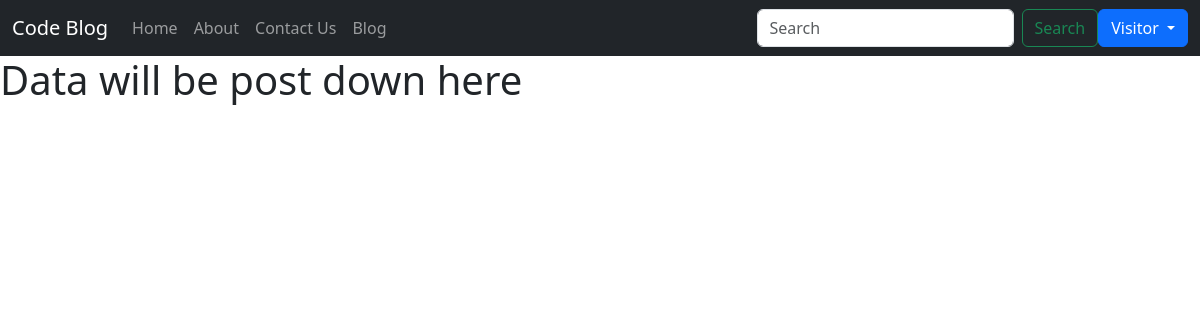
The app's page /blog/django-framework, older data.
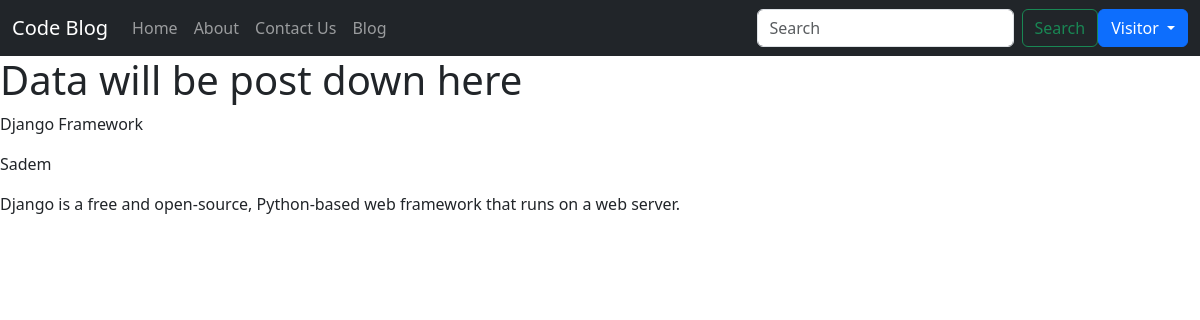
The same page, newer data.
### blog/models.py (models this page shows, shortened)
class blog(models.Model):
    sno = models.AutoField(primary_key= True)
    title = models.CharField(max_length = 40)
    content = models.CharField(max_length = 100)
    author = models.CharField(max_length = 30)
    slug = models.CharField(max_length = 50)

### blog/views.py (the view)
# urls.py: path("<str:slug>", views.post, name='post')
def post(request, slug):
    posts = blog.objects.filter(slug=slug).first()
    context = {"posts" : posts}
    return render(request, 'blog/blogpost.html', context)

### templates/blog/blogpost.html (shortened to what this page needs)
{% extends 'home/base.html' %}
{% block data %}
<h1>Data will be post down here</h1>
{% endblock %}
{% block body %}
<p>{{posts.title}}</p>
<p>{{posts.author}}</p>
<p>{{posts.content}}</p>
{% endblock %}

### templates/home/base.html (shortened to what this page needs)
<!doctype html>
<html lang="en">
  <head>
    <link href="https://cdn.jsdelivr.net/npm/bootstrap@5.3.3/dist/css/bootstrap.min.css" rel="stylesheet">
  </head>
  <body>
    <nav class="navbar navbar-expand-lg navbar-dark  bg-dark ">
        <div class="container-fluid">
          <a class="navbar-brand" href="/">Code Blog</a>
          <div class="collapse navbar-collapse" id="navbarSupportedContent">
            <ul class="navbar-nav me-auto mb-2 mb-lg-0">
              <li class="nav-item">
                <a class="nav-link {% block homeactive %}{% endblock %}" aria-current="page" href="/">Home</a>
              </li>
              <li class="nav-item">
                <a class="nav-link {% block aboutactive %}{% endblock %} " href="/about">About</a>
              </li>
              <li class="nav-item">
                <a class="nav-link {% block contactactive %}{% endblock %}" aria-disabled="true" href="/contact">Contact Us</a>
              </li>
              <li class="nav-item">
                <a href="/blog"  class ="nav-link {% block blogactive %}{% endblock %}">Blog</a>
              </li>
            </ul>
            <form action="/search" method="get" class="d-flex" role="search">
              <input name="query" class="form-control me-2" type="search" placeholder="Search" aria-label="Search">
              <button class="btn btn-outline-success" type="submit">Search</button>
            </form>
            <div class="dropdown text-right">
              <a class="btn btn-primary dropdown-toggle" href="#" role="button" data-bs-toggle="dropdown" aria-expanded="false">
                Visitor
              </a>
            </div>
          </div>
        </div>
      </nav>
      {% block data %}
      {% endblock %}
      {% block body %}
      {% endblock %}
  </body>
</html>

Row changes from the older to the newer data that the page shows:
added blog: title "Django Framework", author "Sadem", content "Django is a free and open-source, Python-based web framework that runs on a web server."
